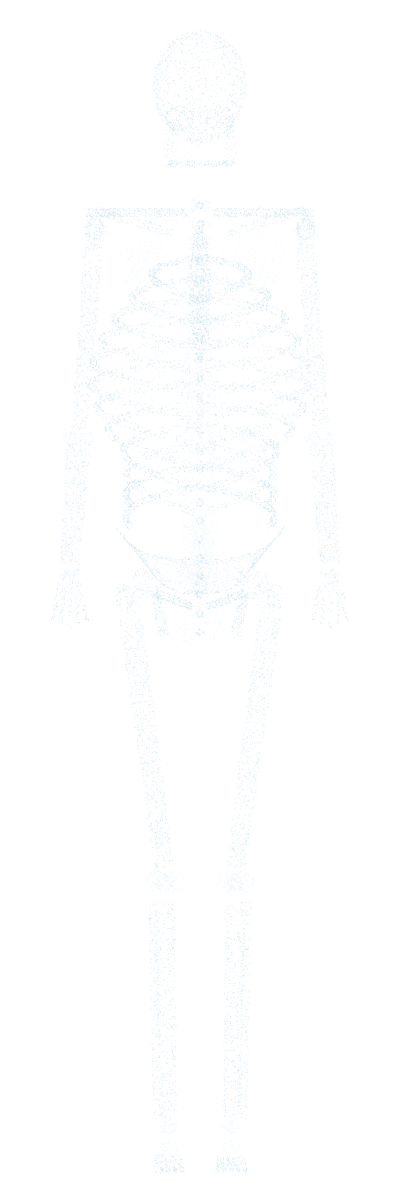
#> input picture ANATOMY CLAUDE/frcr-anatomy/tools/body/scout.png, 1600 x 4800 px (shown at 1/4 size)
$ python compose_body.py
#> lines starting #> are read from the running program, lines starting #| are printed output that depends on the picture
"""Compose ONE frontal body: the scout skeleton as the connective frame,
the premium thorax and abdomen renders seated on it, and the forearm render
mirrored onto both arms. Landmarks come from the scout's own coordinate
system (vertex 1.0 ... sole -1.0), so every placement is computed, not eyed.
"""
import os
from PIL import Image, ImageFilter, ImageEnhance, ImageOps
import numpy as np

SP = os.path.dirname(os.path.abspath(__file__))  # tools/body — scout.png lives here
HERO = ('/Users/User1/Desktop/Claude/radiopass-main/ANATOMY CLAUDE/'
        'frcr-anatomy/public/images/hero')

W, H = 1600, 4800
py = lambda y: (1 - y) / 2 * (H - 160) + 80  # scout body-space -> px

# --- 1. The frame: brighten the point cloud and give it breath ------------
scout = Image.open(os.path.join(SP, 'scout.png')).convert('RGBA')
#> scout is the input picture: PIL image 1600x4800 RGBA; mean R, G, B, A 8.9, 10.5, 11.5, 3.3
a = np.array(scout).astype(np.float32)
# Lift: the raw render is exposure-safe but dim; the frame should read as a
# radiographic body, not a dust sketch. Legs got the least ink — lift them more.
gain = np.linspace(1.0, 1.0, H)
gain[: int(py(0.6))] = 1.7          # head and neck open the page — presence
gain[int(py(0.0)):] = 1.5           # pelvis down
gain[int(py(-0.5)):] = 1.8          # knees down
a[:, :, 3] = np.clip(a[:, :, 3] * 2.2 * gain[:, None], 0, 255)
scout = Image.fromarray(a.astype(np.uint8))
# Densify: the cloud twice, one pixel apart, then a soft and a wide glow —
# the frame should read as a radiograph, not a star field.
dense = scout.copy()
dense.alpha_composite(scout, (1, 1))
glow = dense.filter(ImageFilter.GaussianBlur(6))
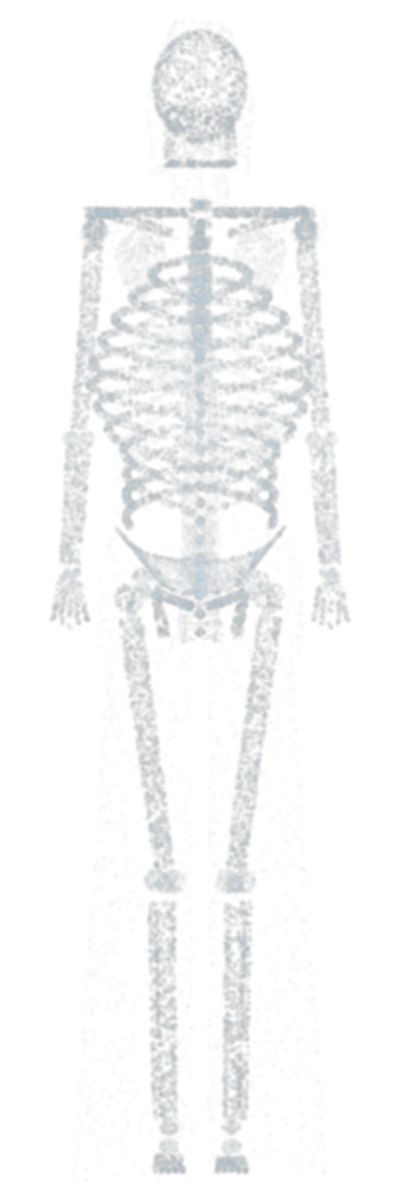
#> glow: PIL image 1600x4800 RGBA (shown at 1/4 size); mean R, G, B, A 11.9, 14.1, 15.5, 10.5; transparent parts drawn white
wide = dense.filter(ImageFilter.GaussianBlur(18))
frame = Image.alpha_composite(wide, Image.alpha_composite(glow, dense))
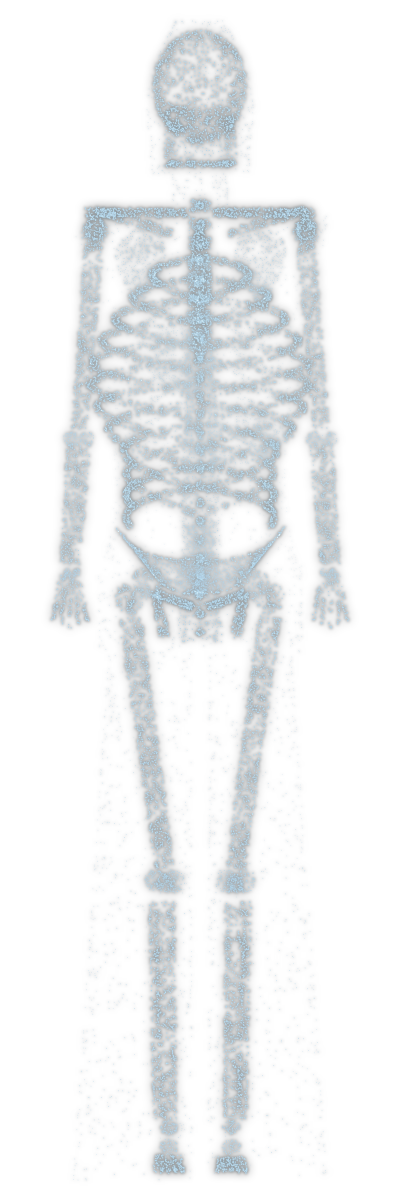
#> frame: PIL image 1600x4800 RGBA (shown at 1/4 size); mean R, G, B, A 19.3, 22.9, 25.1, 25.6; transparent parts drawn white

body = Image.new('RGBA', (W, H), (0, 0, 0, 0))
#> body: PIL image 1600x4800 RGBA; every value is 0
body.alpha_composite(frame)

def feather(im, top=0.10, bot=0.10):
    """Vertical alpha feather so an overlay never shows an edge."""
    m = np.array(im, dtype=np.float32)
    h = m.shape[0]
    ramp = np.ones(h, dtype=np.float32)
    t = int(h * top); b = int(h * bot)
    if t: ramp[:t] = np.linspace(0, 1, t)
    if b: ramp[-b:] = np.linspace(1, 0, b)
    m[:, :, 3] *= ramp[:, None]
    return Image.fromarray(m.astype(np.uint8))

def content_rows(im, thresh=18):
    """First/last rows carrying real alpha, so scaling maps content, not box."""
    al = np.array(im)[:, :, 3]
    rows = np.nonzero((al > thresh).sum(axis=1) > 3)[0]
    return rows.min(), rows.max()

def place(im, target_top_px, target_bot_px, cx_px, opacity=1.0, fea=(0.1, 0.1)):
    """Scale so the image's CONTENT spans [top, bot] px, centred on cx."""
    t, b = content_rows(im)
    scale = (target_bot_px - target_top_px) / (b - t)
    nw, nh = round(im.width * scale), round(im.height * scale)
    im2 = im.resize((nw, nh), Image.LANCZOS)
    if opacity < 1:
        m = np.array(im2, dtype=np.float32)
        m[:, :, 3] *= opacity
        im2 = Image.fromarray(m.astype(np.uint8))
    im2 = feather(im2, *fea)
    x = round(cx_px - nw / 2)
    y = round(target_top_px - t * scale)
    body.alpha_composite(im2, (max(0, x), y))
    return dict(x=x, y=y, w=nw, h=nh)

# --- 2. Seat the premium renders on the frame -----------------------------
#> (the run stopped early here; a loop or call above may not have finished)
